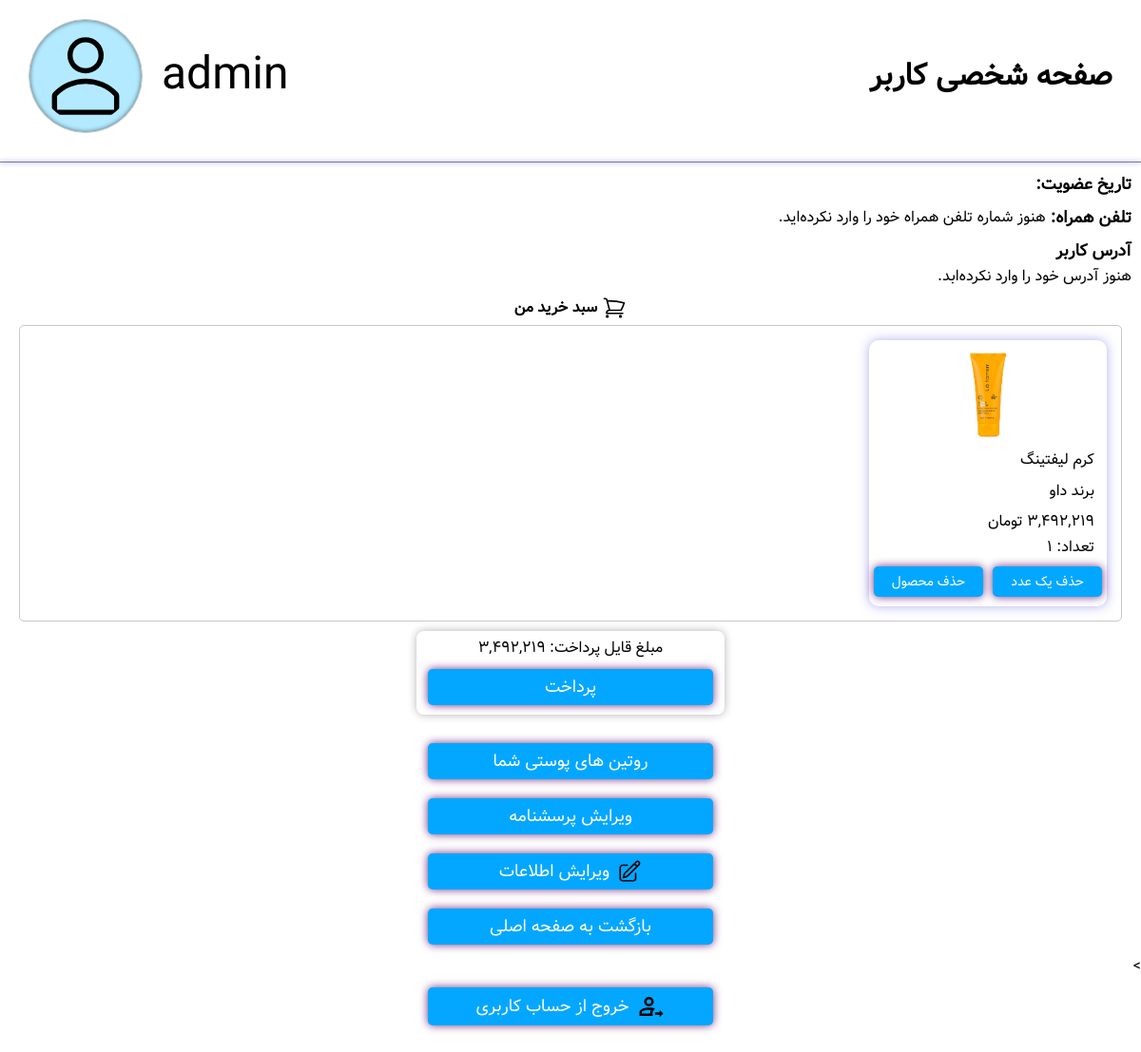
Screenshot of /profiles/profile/ (signed in) with the database file from the repository.
### profiles/models.py (models this page shows, shortened)
class ShoppingCartItem(models.Model):
    user = models.ForeignKey(User, on_delete=models.CASCADE, related_name='shopping_cart_items')
    product = models.ForeignKey(Product, on_delete=models.CASCADE)
    quantity = models.PositiveIntegerField(default=1)
    added_at = models.DateTimeField(auto_now_add=True)
    def total_price(self):
        return self.product.price * self.quantity

### mainpage/models.py (models this page shows, shortened)
class Product(models.Model):
    NAMES = [
        'کرم مرطوب‌کننده', 'ضدآفتاب', 'کرم شب', 'تونر روشن‌کننده', 'ژل شستشوی صورت',
        'کرم ضدلک', 'ماسک زغالی', 'سرم ویتامین C', 'اسکراب قهوه', 'کرم دور چشم',
        'پاک‌کننده آرایش دوفاز', 'میست صورت آبرسان', 'کرم لیفتینگ', 'سرم رتینول',
        'آمپول بازسازی‌کننده', 'کرم ضدجوش', 'فوم پاک‌کننده', 'ژل آبرسان سبک',
        'اسنس مغذی', 'پچ زیر چشم طلا'
    ]
    NAMES_EN = [
        'Moisturizing Cream', 'Sunscreen', 'Night Cream', 'Brightening Toner', 'Facial Cleansing Gel',
        'Anti-Spot Cream', 'Charcoal Mask', 'Vitamin C Serum', 'Coffee Scrub', 'Eye Cream',
        'Biphasic Makeup Remover', 'Hydrating Facial Mist', 'Lifting Cream', 'Retinol Serum',
        'Rebuilding Ampoule', 'Anti-Acne Cream', 'Foam Cleanser', 'Light Hydrating Gel',
        'Nourishing Essence', 'Gold Under-Eye Patch'
    ]
    BRANDS = [
        'سینره', 'نوتروژینا', 'لورآل', 'نیوآ', 'گارنیه',
        'لاروش پوزای', 'سی‌گل', 'داو', 'فلورمار', 'ثمین',
        'اون', 'بلومه', 'استی لادر', 'ادیپیرن', 'دکتر راشل',
        'مَیبلین', 'بیودرما', 'اوردینری', 'کامان', 'الارو'
    ]
    CATEGORY_CHOICES = [
        ('cleanser', 'پاک‌کننده'),
        ('toner', 'تونر'),
        ('serum', 'سرم'),
        ('moisturizer', 'مرطوب‌کننده'),
        ('sunscreen', 'ضدآفتاب'),
        ('eye_cream', 'کرم دور چشم'),
        ('mask', 'ماسک صورت'),
        ('exfoliator', 'لایه‌بردار'),
        ('treatment', 'درمان متمرکز'),
        ('oil', 'روغن صورت'),
        ('mist', 'اسپری/میست صورت'),
        ('lip_care', 'مراقبت لب'),
        ('ampoule', 'آمپول'),
        ('essence', 'اسنس'),
        ('makeup_remover', 'پاک‌کننده آرایش'),
        ('spot_patch', 'پچ ضدجوش'),
    ]
    SKIN_TYPE_CHOICES = [
        ('dry', 'خشک'),
        ('oily', 'چرب'),
        ('sensitive', 'حساس'),
        ('combination', 'مختلط'),
        ('normal', 'نرمال'),
    ]
    SAMPLE_CONCERNS = [
        'جوانسازی', 'لک صورت', 'آکنه', 'خشکی پوست', 'چربی زیاد', 'التهاب', 'خط خنده', 'قرمزی', 'کدری', 'تیرگی دور چشم'
    ]
    name = models.CharField(max_length=100, verbose_name="نام")
    name_en = models.CharField(max_length=100)
    brand = models.CharField(max_length=100, verbose_name="برند")
    brand_en = models.CharField(max_length=100)
    category = models.CharField(max_length=20, choices=CATEGORY_CHOICES)
    skin_types = MultiSelectField(choices=SKIN_TYPE_CHOICES, max_length=100)
    concerns_targeted = models.JSONField()
    ingredients = models.JSONField(verbose_name="محتویات")
    price = models.PositiveIntegerField()
    rating = models.FloatField(default=0.0)
    image = models.ImageField(upload_to='product_images/', default='product_images/default.jpg')
    views = models.PositiveIntegerField(default=0, verbose_name="تعداد بازدید")
    likes = models.PositiveIntegerField(default=0)
    tags = models.JSONField()
    sales_count = models.PositiveIntegerField(default=0, verbose_name="تعداد فروش")
    created_at = models.DateTimeField(auto_now_add=True)
    description = models.TextField(blank=True, null=True, verbose_name='معرفی محصول')
    usage = models.TextField(blank=True, null=True, verbose_name='نحوه مصرف')
    suitable_for = models.CharField(max_length=255, blank=True, null=True, verbose_name='مناسب برای')

### profiles/views.py (the view)
# urls.py: path('profile/', views.profile_view, name='profile'),
@login_required
def profile_view(request):
    user = request.user
    profile = user.userprofile
    cart_items = ShoppingCartItem.objects.filter(user=user).select_related('product')
    if cart_items:
        total_shoppingcart_price = sum([item.total_price() for item in cart_items])
    else:
        total_shoppingcart_price = 0
    context = {
        'cart_items': cart_items,
        'total_shoppingcart_price': total_shoppingcart_price,
        'quiz_completed': user.skinprofile.quiz_completed
    }
    return render(request, 'profiles/profile.html', context)

### mainpage/templatetags/persian_filters.py (called while the page is built)
@register.filter(name='persian_numbers')
def persian_numbers(value):
    if not isinstance(value, str):
        value = str(value)
    return value.translate(EN_TO_FA)

### profiles/templatetags/persian_extras.py (called while the page is built)
@register.filter
def to_jalali(value):
    if not value:
        return ''
    try:
        jalali_date = jdatetime.datetime.fromgregorian(datetime=value)
        return jalali_date.strftime('%Y/%m/%d ساعت %H:%M')
    except:
        return value

### profiles/templates/profiles/profile.html (shortened to what this page needs)
{% load static %}
{% load humanize %}
{% load persian_filters %}
{% load persian_extras %}
{% load prof_star_rating %}
<!DOCTYPE html>
<html lang="fa" dir="rtl">
<head>
    <link rel="stylesheet" href="{% static 'profiles/css/style.css' %}">
    <link rel="stylesheet" href="{% static 'fontawesome/css/all.min.css' %}">
</head>
<body>
    <div class="container">
        <section class="prof_header">
            <h1>صفحه شخصی کاربر</h1>
            <div class="prof_pic_and_username">
                <span class="username">{{ user.username }}</span>
                {% if user.userprofile.profile_picture %}
                    <img class="prof_pic" src="{{ user.userprofile.profile_picture.url }}" alt="عکس پروفایل" width="120" height="120">
                {% else %}
                    <img class="prof_pic_default" src="{% static 'images/default.svg' %}" alt="عکس پیش‌فرض" width="120">
                {% endif %}
            </div>
        </section>
        <div class="prof_header_underline"></div>
        <section class="user-info">
            <div class="date_joined">
                <span class="user-info-header">تاریخ عضویت: </span>
            </div>
            <div class="phone_number_box">
                <span class="user-info-header">تلفن همراه:</span>
                {% if user.userprofile.phone_number %}
                    <p class="phone_number">{{ user.userprofile.phone_number|persian_numbers }}</p>
                {% else %}
                    <p>هنوز شماره تلفن همراه خود را وارد نکرده‌اید.</p>
                {% endif %}
            </div>
            <div class="address_box">
                <span class="user-info-header">آدرس کاربر</span>
                {% if user.userprofile.address %}
                    <p class="address">{{ user.userprofile.address }}</p>
                {% else %}
                    <p>هنوز آدرس خود را وارد نکرده‌ابد.</p>
                {% endif %}
            </div>
        </section>
        <section class="shopping_cart">
            <h2 class="shopping_cart_h2">
                سبد خرید من
            </h2>
            {% if cart_items %}
                <div class="cart_products">
                    {% for item in cart_items %}
                        <a href="{% url 'mainpage:product_detail' item.product.pk %}" class="product_card">
                            <div class="product_details">
                                <div class="product_image_div">
                                    <img src="{{ item.product.image.url }}" alt="عمس محصول" class="product_image">
                                </div>
                                <div class="product_info">
                                    <p class="product_name pp">{{ item.product.name }}</p>
                                    <p class="product_brand pp">برند {{ item.product.brand }}</p>
                                    <p class="product_price pp">{{ item.product.price|intcomma|persian_numbers }} تومان</p>
                                    <p class="product_quantity pp">تعداد: {{ item.quantity|persian_numbers }}</p>
                                </div>
                            </div>
                            <div class="cart_buttons">
                                <form action="{% url 'profiles:decrease_cart_item' item.product.id %}" method="post">
                                    <button type="submit" class="cart_button">حذف یک عدد</button>
                                </form>
                                <form action="{% url 'profiles:remove_cart_item' item.product.id %}" method="post">
                                    <button type="submit" class="cart_button">حذف محصول</button>
                                </form>
                            </div>
                        </a>
                    {% empty %}
                        <p>محصولی برای نمایش وجود ندارد.</p>
                    {% endfor %}
                </div>
                <div class="pay_box">
                    <p>مبلغ قایل پرداخت: {{ total_shoppingcart_price|intcomma|persian_numbers }}</p>
                    <form class="pay_button" method="post" action="{% url 'profiles:buy_products' %}">
                        <button type="submit">پرداخت</button>
                    </form>
                </div>
            {% else %}
                <span>سبد خرید شما خالی است.</span>
            {% endif %}
        </section>
        <button onclick="window.location.href='{% url 'profiles:user_routines' %}'">روتین های پوستی شما</button>
        <button class="btn" type="button" onclick="window.location.href='{% url 'quiz:quiz_from_prof' %}'">
            {% if not quiz_completed %}
                تکمیل پرسشنامه
            {% else %}
                ویرایش پرسشنامه
            {% endif %}
        </button>
        <button class="edit_info" type="button" onclick="window.location.href='{% url 'profiles:editprofile' %}'">
            ویرایش اطلاعات
        </button>
        <button onclick="window.location.href='{% url 'mainpage:mainpage' %}'">بازگشت به صفحه اصلی</button>
        <form method="post" action="{% url 'mainpage:logout' %}">>
            <button type="submit" class="signout">
                خروج از حساب کاربری
            </button>
        </form>
    </div>
</body>
</html>

### profiles/static/profiles/css/style.css (style rules this page uses)
* { box-sizing: border-box; margin: 0; padding: 0; font-family: vazir; font-size: 16px; transition: all 200ms; color: black; }
h1 { font-size: 2rem; }
.container { width: 100%; max-width: 1360px; margin: 0 auto 32px; display: flex; flex-direction: column; gap: 10px; justify-content: center; align-items: center; }
.prof_header { width: 100%; padding: 20px 30px; display: flex; justify-content: space-between; align-items: center; }
.prof_pic_and_username { display: flex; align-items: center; gap: 20px; }
.prof_pic_default { padding: 10px; border: 1px solid rgb(200, 200, 200); box-shadow: inset 0 0 5px rgba(0,0,0,0.6); background-color: rgb(180, 234, 255); border-radius: 50%; }
.username { font-size: 3rem; }
.prof_header_underline { display: block; width: 100%; border-bottom: 1px solid rgb(114, 113, 196); box-shadow: 0 0 5px rgb(101, 99, 190); }
.user-info { width: 100%; padding: 0 10px; display: flex; flex-direction: column; align-items: flex-start; gap: 26px; }
.user-info-header { font-size: 1.1rem; font-weight: bold; }
.phone_number_box, .address_box, .date_joined { display: inline; width: 100%; }
.phone_number_box, .date_joined { margin-top: 0px; display: flex; gap: 5px; }
.phone_number_box, .address_box { margin-top: -18px; }
a { text-decoration: none; }
form { width: 100%; border-radius: 8px; }
button { width: 300px; font-size: 16px; background-color: #03a7ff; box-shadow: 0px 0px 10px rgb(114, 47, 128); border: none; color: white; font-size: 18px; padding: 5px 10px; border-radius: 5px; cursor: pointer; margin-top: 10px; transition: all 200ms; }
.shop_icon { width: 26px; }
.shopping_cart_h2 { font-size: 16px; display: flex; gap: 5px; }
.shopping_cart { display: flex; flex-direction: column; gap: 5px; justify-content: center; align-items: center; margin-top: -12px; width: 100%; padding: 10px 20px; }
.cart_products { border: 1px solid rgb(200, 200, 200); padding: 15px 15px; border-radius: 5px; width: 100%; height: auto; display: flex; flex-wrap: wrap; justify-content: flex-start; align-content: flex-start; gap: 16px; }
.product_card { min-width: 250px; width: 250px; height: 280px; display: flex; flex-direction: column; border: none; border-radius: 10px; box-shadow: 0 0 12px rgba(97, 95, 225, 0.5); padding: 5px; padding-bottom: 10px; }
.product_details { height: 88%; display: flex; flex-direction: column; transition: all 200ms; }
.cart_buttons { display: flex; justify-content: space-around; gap: 10px; }
.cart_button { font-size: 14px; width: 100%; margin: 0; }
.product_image, .pp, .product_view-and-rate { width: 100%; padding: 0 8px; display: flex; justify-content: flex-start; align-items: center; }
.product_image_div { height: 45%; margin: 0 auto; padding: 0; }
.product_info { display: flex; flex-direction: column; height: 55%; }
.product_image { height: 100%; width: auto; }
.pp { height: 25%; justify-content: flex-start; }
.product_quantity { margin-top: -5px; }
.pay_box { margin-top: 5px; border: none; border-radius: 8px; padding: 5px 12px; padding-bottom: 10px; box-shadow: 0 0 10px rgba(0,0,0,0.3); display: flex; flex-direction: column; justify-content: center; align-items: center; }
.pay_button { display: flex; justify-content: center; align-items: center; }
.pay_button button { margin-top: 10px; }
.edit_info, .signout { display: flex; gap: 8px; align-items: center; justify-content: center; }
.edit_icon { width: 26px; height: 26px; }
.signout { margin: 0 auto; margin-top: 10px; }
.signout_icon { width: 30px; height: 30px; }

### rows the page displays
ShoppingCartItem: product.image (placeholder picture), product.name "کرم لیفتینگ", product.brand "داو", quantity|persian_numbers "۱"

### other values shown
{{ user.username }} "admin"
{{ total_shoppingcart_price|intcomma|persian_numbers }} "۳,۴۹۲,۲۱۹"
